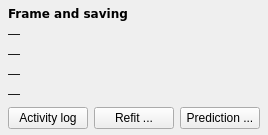
          <widget class="QFrame" name="frame_session">
           <property name="styleSheet">
            <string notr="true">QFrame#frame_session { border: 1px solid #d0d0d0; border-radius: 3px; background: #fafafa; }</string>
           </property>
           <property name="frameShape">
            <enum>QFrame::NoFrame</enum>
           </property>
           <layout class="QVBoxLayout" name="session_layout">
            <property name="leftMargin">
             <number>8</number>
            </property>
            <property name="topMargin">
             <number>6</number>
            </property>
            <property name="rightMargin">
             <number>8</number>
            </property>
            <property name="bottomMargin">
             <number>6</number>
            </property>
            <item>
             <widget class="QLabel" name="session_title">
              <property name="font">
               <font>
                <family>DejaVu Sans,Arial</family>
                <weight>75</weight>
                <bold>true</bold>
               </font>
              </property>
              <property name="text">
               <string>Frame and saving</string>
              </property>
             </widget>
            </item>
            <item>
             <widget class="QLabel" name="session_frame_label">
              <property name="text">
               <string>—</string>
              </property>
              <property name="wordWrap">
               <bool>true</bool>
              </property>
             </widget>
            </item>
            <item>
             <widget class="QLabel" name="session_save_label">
              <property name="text">
               <string>—</string>
              </property>
              <property name="wordWrap">
               <bool>true</bool>
              </property>
             </widget>
            </item>
            <item>
             <widget class="QLabel" name="session_recent_label">
              <property name="text">
               <string>—</string>
              </property>
              <property name="wordWrap">
               <bool>true</bool>
              </property>
             </widget>
            </item>
            <item>
             <widget class="QLabel" name="session_predict_label">
              <property name="text">
               <string>—</string>
              </property>
              <property name="wordWrap">
               <bool>true</bool>
              </property>
             </widget>
            </item>
            <item>
             <layout class="QHBoxLayout" name="session_buttons">
              <item>
               <widget class="QPushButton" name="button_show_activity_log">
                <property name="text">
                 <string>Activity log</string>
                </property>
               </widget>
              </item>
              <item>
               <widget class="QPushButton" name="button_refit_settings">
                <property name="text">
                 <string>Refit ...</string>
                </property>
                <property name="toolTip">
                 <string>How far Ctrl+R looks for points, and when it trims empty stretches.</string>
                </property>
               </widget>
              </item>
              <item>
               <widget class="QPushButton" name="button_prediction_settings">
                <property name="text">
                 <string>Prediction ...</string>
                </property>
               </widget>
              </item>
             </layout>
            </item>
           </layout>
          </widget>
